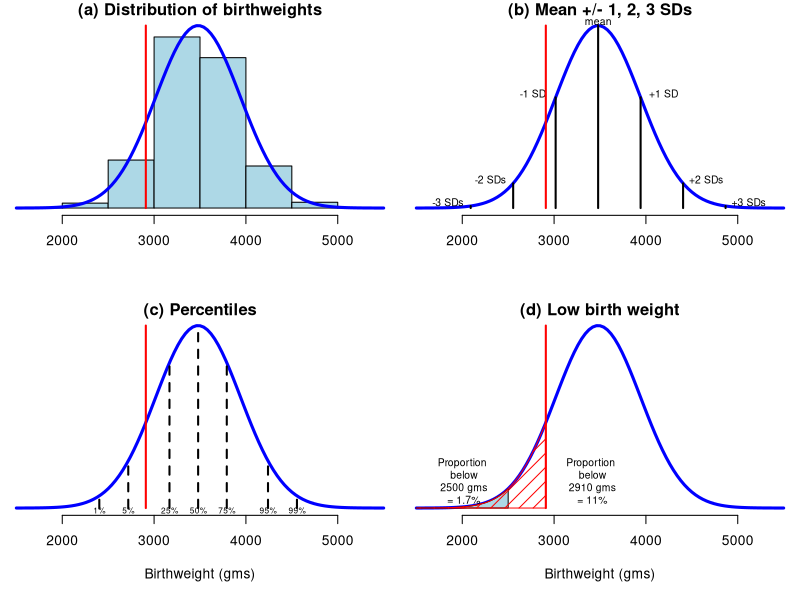

This figure's R source:
### ========================================
### Introduction to Statistical Inference
### marta.bofill.roig@upc.edu
### Rlab7: Hypothesis testing
### ========================================

# A friend in the US has just given birth to a full term baby weighting  2.91kg. She has been told that is below average and is concerned. Is the weight actually low?

# The distribution of birth weights of 1,096,277 children of non-Hispanic white women in the US in 2013, born at 39-40 weeks’ gestation, with a normal curve with the same mean and standard deviation as the recording weights in the population. A baby weighing 2,910g is shown as the dashed line.

weights=c(1500, 2000, 2500, 3000, 3500, 4000, 4500,5000)
mids=weights+250
n=c(5+48+308+1130, 12679, 124209, 442891, 389275, 108886, 14936,1345) # numbers in each bin
N=sum(n)  # total number of babies
area=N*500  # number * binwidth = total area of histogram


lbw   = sum(n[1:2])   # number with low birth weight (less than 2500)
lbw.percent=100*lbw/N  # % low birth weight
# 1.3%

# calculate mean and sd of population
# could use sheppard's correction

birth.mean=sum(n*mids/N)
birth.sd=sqrt( sum(n*(mids-birth.mean)^2)/N)

# per cent less than 2500 from normal approximation
lbw.est = 100 * pnorm(2500,birth.mean, birth.sd)
# 1.7%, good approxmation

#25th and 75th percentiles of population
qnorm(0.25, birth.mean,birth.sd)
qnorm(0.75, birth.mean,birth.sd)

# percentile of baby weighing 2910
xw = 2910  
pnorm(xw, birth.mean,birth.sd)

# Below 2500 is considered low birth weight
# Below 1500 is considered very low birth weight
pnorm(2500, birth.mean,birth.sd)*100
pnorm(1500, birth.mean,birth.sd)*100


par(mfrow=c(2,2))
# setup plot ranges noting max of normal density is at mean
xrange <- c(1500,5500)
yrange <- range( c(n, area*dnorm(birth.mean, birth.mean, birth.sd), 0))
scale=0.6
par(mar=c(5,0,1,0)+0.1)

# (a) empirical distribution and fitted normal
plot(xrange, yrange, type = "n", xlab = "", ylab = "",
     bty="n",axes=F,main="(a) Distribution of birthweights", cex=scale)
axis(1,cex=scale) 
# draw bars using rect and density using curve
rect(weights, 0, weights + 500, n, col = "lightblue")
curve(area*dnorm(x, birth.mean, birth.sd), min(xrange), max(xrange), add = TRUE, 
      lwd=3, col="blue")
lines(c(xw,xw),yrange,col="red",lwd=2)

# (b)   plot with sds  
plot(xrange, yrange, type = "n", xlab = "", ylab = "",
     bty="n",axes=F,,main="(b) Mean +/- 1, 2, 3 SDs" )
axis(1)
curve(area*dnorm(x, birth.mean, birth.sd), min(xrange), max(xrange), add = TRUE, lwd=3, col="blue")
I=-3:3
x1=birth.mean+I*birth.sd
y1=area*dnorm(x1,birth.mean, birth.sd)
label=c("-3 SDs", "-2 SDs", "-1 SD", "mean", "+1 SD","+2 SDs", "+3 SDs")
bit=10000
xx=250
shift=c(-xx,-xx,-xx,0,xx,xx,xx)
for(i in 1:7){
  lines(c(x1[i],x1[i]), c(0,y1[i]),lwd=2)
  text(x1[i]+shift[i],y1[i]+bit,label[i],cex=0.75)
}
lines(c(xw,xw),yrange,col="red",lwd=2)


# (c)  Percentiles  
plot(xrange, yrange, type = "n", xlab = "Birthweight (gms)", ylab = "",
     bty="n",axes=F,,main="(c) Percentiles" )
axis(1)
curve(area*dnorm(x, birth.mean, birth.sd), min(xrange), max(xrange), add = TRUE,
      lwd=3, col="blue")
I=c(1,5,25,50,75,95,99)
x1=qnorm(I/100, birth.mean,birth.sd)
y1=area*dnorm(x1,birth.mean, birth.sd)
label=c("1%", "5%", "25%", "50%","75%","95%","99%")
bit=5000
for(i in 1:7){
  lines(c(x1[i],x1[i]), c(0,y1[i]),lwd=2,lty=2)
  text(x1[i],-bit,label[i],cex=0.6)
}
lines(c(xw,xw),yrange,col="red",lwd=2)

# (d)  Low birth weight  
plot(xrange, yrange, type = "n", xlab = "Birthweight (gms)", ylab = "",
     bty="n",axes=F,,main="(d) Low birth weight" )
axis(1)
curve(area*dnorm(x, birth.mean, birth.sd), min(xrange), max(xrange), add = TRUE,
      lwd=3, col="blue")
x1=seq(1500,2500,10)
y1=area*dnorm(x1,birth.mean, birth.sd)
polygon(c(x1,x1[101:1]),c(rep(0,101), y1[101:1]),col="lightblue")

lines(c(xw,xw),yrange,col="red",lwd=2)
x1=seq(1500,xw,10)
nx=length(x1)
y1=area*dnorm(x1,birth.mean, birth.sd)
polygon(c(x1,x1[nx:1]),c(rep(0,nx), y1[nx:1]),col="red",density=10)

text(2000,70000,"Proportion\n below\n 2500 gms\n = 1.7%",cex=0.75)
text(3400,70000,"Proportion\n below\n 2910 gms\n = 11%",cex=0.75)